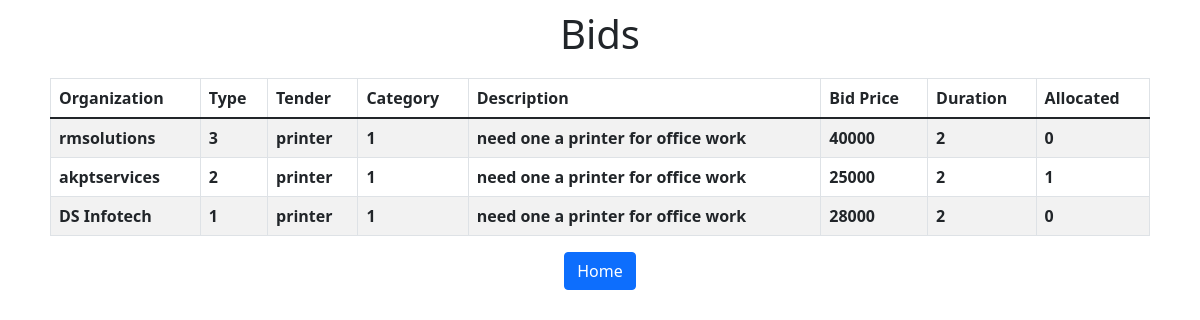
Screenshot of /showBids.php?tid=5 with the database file from the repository.
### tables this page shows
CREATE TABLE `organizationtb` (
  `orgId` int(11) NOT NULL,
  `gstno` int(11) NOT NULL,
  `orgName` varchar(255) NOT NULL,
  `orgEmail` varchar(255) NOT NULL,
  `orgType` varchar(255) NOT NULL,
  `projectExp` int(11) NOT NULL,
  `password` varchar(255) NOT NULL
);

CREATE TABLE `tendertb` (
  `tendId` int(11) NOT NULL,
  `tendName` varchar(255) NOT NULL,
  `category` varchar(255) NOT NULL,
  `price` float NOT NULL,
  `duration` int(11) NOT NULL,
  `description` varchar(255) NOT NULL,
  `s_date` date NOT NULL,
  `e_date` date NOT NULL
);

CREATE TABLE `bidtb` (
  `bidId` int(11) NOT NULL,
  `tendId` int(11) NOT NULL,
  `orgId` int(11) NOT NULL,
  `bidPrice` int(11) NOT NULL,
  `duration` int(11) NOT NULL,
  `isAllocate` int(11) NOT NULL
);

### showBids.php (the view, shortened to what this page needs)
<head>
    <link rel="stylesheet" href="style.css">
    <link href="https://cdn.jsdelivr.net/npm/bootstrap@5.1.3/dist/css/bootstrap.min.css" rel="stylesheet">
</head>
<div>
    <h1 style="text-align: center;
    padding-top: 10px;">Bids</h1>
    <div class="closeten">
        <table class="table table-striped table-bordered">
            <thead>
                <tr>
                    <th scope="col">Organization</th>
                    <th scope="col">Type</th>
                    <th scope="col">Tender</th>
                    <th scope="col">Category</th>
                    <th scope="col">Description</th>
                    <th scope="col">Bid Price</th>
                    <th scope="col">Duration</th>
                    <th scope="col">Allocated</th>
                </tr>
            </thead>
            <tbody>
                <?php
                include "connection.php";
                $tid = $_GET["tid"];
                $qry = "select orgName, orgType, tendName, category, description, bidPrice, b.duration, isAllocate from organizationtb o, tendertb t, bidtb b where b.orgid = o.orgid and t.tendid=$tid and b.tendid=$tid";
                $res = mysqli_query($con, $qry);
                while ($row = mysqli_fetch_array($res)) {
                ?>
                    <tr>
                        <th scope="row"><?php echo $row[0]; ?></th>
                        <th scope="row"><?php echo $row[1]; ?></th>
                        <th scope="row"><?php echo $row[2]; ?></th>
                        <th scope="row"><?php echo $row[3]; ?></th>
                        <th scope="row"><?php echo $row[4]; ?></th>
                        <th scope="row"><?php echo $row[5]; ?></th>
                        <th scope="row"><?php echo $row[6]; ?></th>
                        <th scope="row"><?php echo $row[7]; ?></th>
                    </tr>
                <?php } ?>
            </tbody>
        </table>
      <a class="btn btn-primary" href="gov.php">Home</a>
    </div>

### style.css (style rules this page uses)
* { margin: 0px; padding: 0px; }
.openten, .closeten { margin: 20px 50px 20px; text-align: center; }

### rows the page displays
organizationtb: orgName "rmsolutions", orgType "3", tendertb.tendName "printer", tendertb.category "1", tendertb.description "need one a printer for office work", bidtb.bidPrice "40000", bidtb.duration "2", bidtb.isAllocate "0"
organizationtb: orgName "akptservices", orgType "2", tendertb.tendName "printer", tendertb.category "1", tendertb.description "need one a printer for office work", bidtb.bidPrice "25000", bidtb.duration "2", bidtb.isAllocate "1"
organizationtb: orgName "DS Infotech", orgType "1", tendertb.tendName "printer", tendertb.category "1", tendertb.description "need one a printer for office work", bidtb.bidPrice "28000", bidtb.duration "2", bidtb.isAllocate "0"
